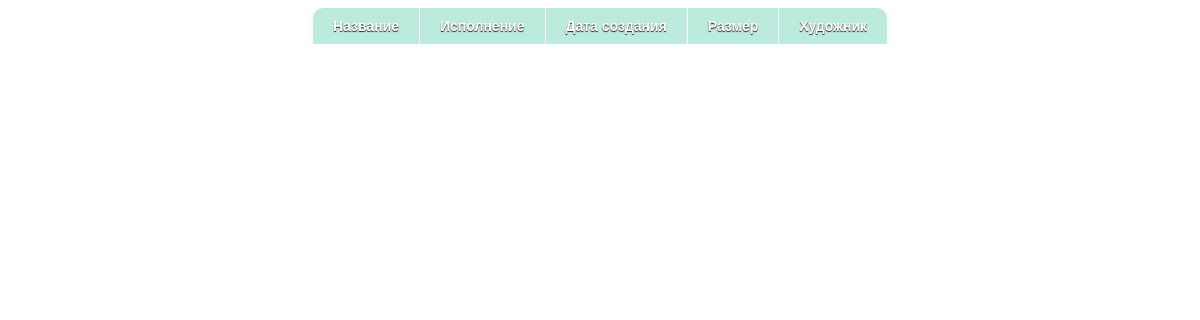
Before: /artworks with the older database file.
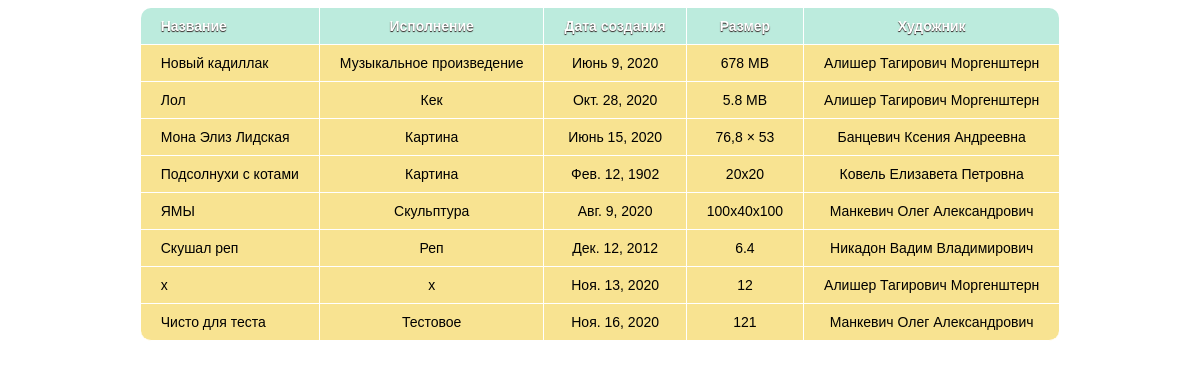
After: the same page with the newer database file.
### app/models.py (models this page shows, shortened)
class Artwork(models.Model):
    name = models.CharField(max_length=100)
    execution = models.CharField(max_length=100)
    date_of_create = models.DateField()
    size = models.CharField(max_length=100)
    artist = models.ForeignKey(Artist, on_delete=models.CASCADE)

class Artist(models.Model):
    name = models.CharField(max_length=100)
    date_of_birth = models.DateField()
    place_of_birth = models.CharField(max_length=100)
    biography = models.CharField(max_length=1000)
    education = models.CharField(max_length=500)

### app/views.py (the view)
# urls.py: path('artworks', artworks, name='artwork'),
def artworks(request):
    return render(request, 'menu_artwork.html', {'artworks': Artwork.objects.all()})

### app/templates/menu_artwork.html (shortened to what this page needs)
<!DOCTYPE html>
<html lang="en" xmlns:opacity="http://www.w3.org/1999/xhtml">
<head>
</head>
<body style="background-image: url('https://icdn.lenta.ru/images/2020/05/29/13/20200529133310238/square_1280_24362d7a9c25836fca960264276e8316.jpg')">
<center>
        <table>
            <tr>
                <th>Название</th>
                <th>Исполнение</th>
                <th>Дата создания</th>
                <th>Размер</th>
                <th>Художник</th>
            </tr>
            {% for artwork in artworks %}
                <tr>
                    <td>{{ artwork.name }}</td>
                    <td>{{ artwork.execution }}</td>
                    <td>{{ artwork.date_of_create }}</td>
                    <td>{{ artwork.size }}</td>
                    <td>{{ artwork.artist.name }}</td>
                </tr>
            {% endfor %}
        </table>
    </center>
</body>
</html>

Changed rows visible on the page:
added Artwork: name "Новый кадиллак", execution "Музыкальное произведение", date_of_create "Июнь 9, 2020", size "678 MB", artist.name "Алишер Тагирович Моргенштерн"
added Artwork: name "Лол", execution "Кек", date_of_create "Окт. 28, 2020", size "5.8 MB", artist.name "Алишер Тагирович Моргенштерн"
added Artwork: name "Мона Элиз Лидская", execution "Картина", date_of_create "Июнь 15, 2020", size "76,8 × 53", artist.name "Банцевич Ксения Андреевна"
added Artwork: name "Подсолнухи с котами", execution "Картина", date_of_create "Фев. 12, 1902", size "20x20", artist.name "Ковель Елизавета Петровна"
added Artwork: name "ЯМЫ", execution "Скульптура", date_of_create "Авг. 9, 2020", size "100x40x100", artist.name "Манкевич Олег Александрович"
added Artwork: name "Скушал реп", execution "Реп", date_of_create "Дек. 12, 2012", size "6.4", artist.name "Никадон Вадим Владимирович"
added Artwork: name "x", execution "x", date_of_create "Ноя. 13, 2020", size "12", artist.name "Алишер Тагирович Моргенштерн"
added Artwork: name "Чисто для теста", execution "Тестовое", date_of_create "Ноя. 16, 2020", size "121", artist.name "Манкевич Олег Александрович"
